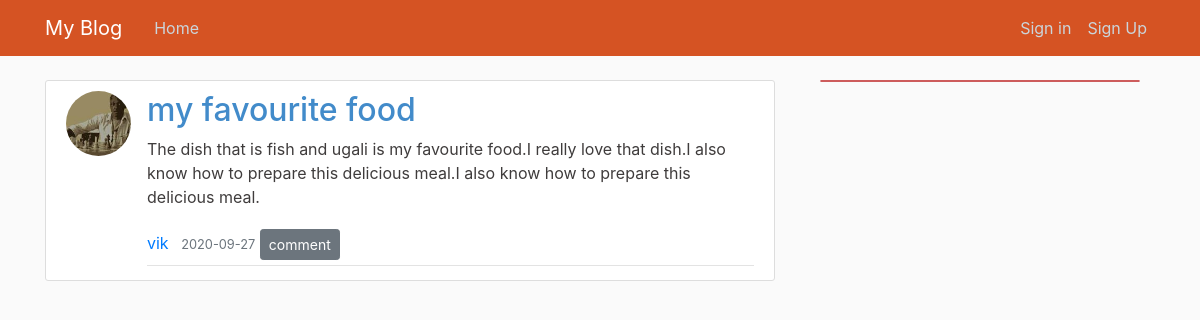
Screenshot of /post/3 with the database file from the repository.
### app/models.py (models this page shows, shortened)
class User(db.Model, UserMixin):
    id = db.Column(db.Integer, primary_key=True)
    username = db.Column(db.String(20), unique=True, nullable=False)
    email = db.Column(db.String(120), unique=True, nullable=False)
    image_file = db.Column(db.String(20), nullable=False, default='default.jpg')
    password = db.Column(db.String(60), nullable=False)
    posts = db.relationship('Post', backref='author', lazy=True)

class Post(db.Model):
    id = db.Column(db.Integer, primary_key=True)
    title = db.Column(db.String(100), nullable=False)
    date_posted = db.Column(db.DateTime, nullable=False, default=datetime.utcnow)
    content = db.Column(db.Text, nullable=False)
    user_id = db.Column(db.Integer, db.ForeignKey('user.id'), nullable=False)

### app/routes.py (the view)
@app.route("/post/<int:post_id>")
def post(post_id):
    post = Post.query.get_or_404(post_id)
    return render_template('post.html', title=post.title, post=post)

### app/templates/post.html (shortened to what this page needs)
{% extends "base.html" %}
{% block content %}
  <article class="media content-section">
    <img class="rounded-circle article-img" src="{{ url_for('static', filename='profile_pics/' + post.author.image_file) }}">
    <div class="media-body">
        <h2 class="article-title">{{ post.title }}</h2>
        <p class="article-content">{{ post.content }}</p>
      <div class="article-metadata">
        <a class="mr-2" href="#">{{ post.author.username }}</a>
        <small class="text-muted">{{ post.date_posted.strftime('%Y-%m-%d') }}</small>
        <a class="btn btn-secondary btn-sm mt-1 mb-1" href="{{ url_for('new_comment') }}">comment</a>
      </div>
    </div>
  </article>
{% endblock content %}

### app/static/main.css (style rules this page uses)
body { background: #fafafa; color: #3F3C3C; margin-top: 5rem; }
a { text-decoration: none; }
h1, h2, h3, h5 { color: #444444; }
.content-section { background: #ffffff; padding: 10px 20px; border: 1px solid #dddddd; border-radius: 3px; margin-bottom: 20px; }
.article-title { color: #428bca }
.article-content { white-space: pre-line; }
.article-img { height: 65px; width: 65px; margin-right: 16px; }
.article-metadata { padding-bottom: 1px; margin-bottom: 4px; border-bottom: 1px solid #e3e3e3 }

### rows the page displays
User: image_file (picture), author.username "vik"
Post: title "my favourite food", content "The dish that is fish and ugali is my favourite food.I really love that dish.I also know how to prepare this delicious meal.I also know how to prepare this delicious meal.", date_posted "2020-09-27"
